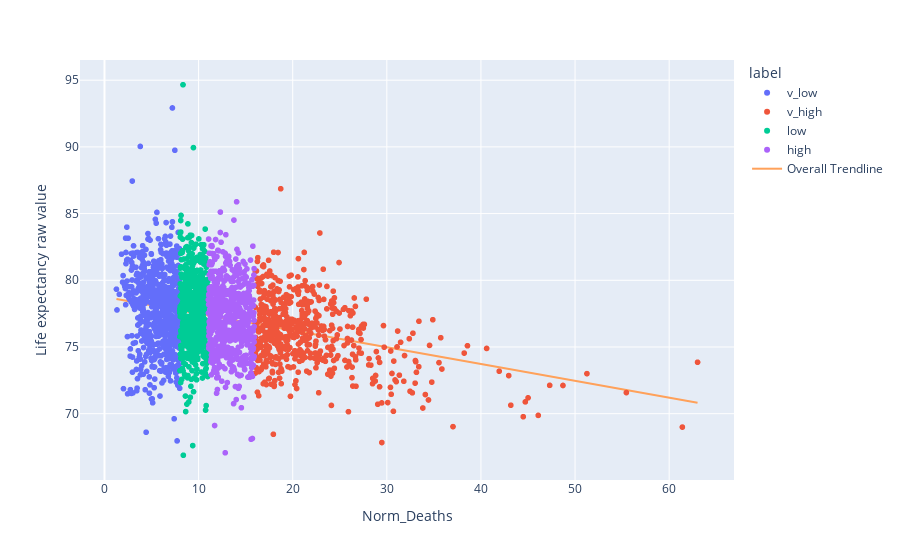

The notebook cell saved with this chart:
### Code cell
px.scatter(super_df, x="Norm_Deaths", y='Life expectancy raw value', trendline="ols",color='label',trendline_scope="overall")

### Figure 1 — Plotly figure (JSON) as saved in the notebook; plotly's stock layout.template omitted (floating-point values rounded to 4 significant figures; data arrays with more than 128 entries replaced by an {"elided": "..."} marker saying what was removed)
{"data": [{"hovertemplate": "label=v_low<br>Norm_Deaths=%{x}<br>Life expectancy raw value=%{y}<extra></extra>", "legendgroup": "v_low", "marker": {"color": "#636efa", "symbol": "circle"}, "mode": "markers", "name": "v_low", "showlegend": true, "type": "scattergl", "x": {"elided": "735 float values"}, "xaxis": "x", "y": {"elided": "735 float values"}, "yaxis": "y"}, {"hovertemplate": "label=v_high<br>Norm_Deaths=%{x}<br>Life expectancy raw value=%{y}<extra></extra>", "legendgroup": "v_high", "marker": {"color": "#EF553B", "symbol": "circle"}, "mode": "markers", "name": "v_high", "showlegend": true, "type": "scattergl", "x": {"elided": "572 float values"}, "xaxis": "x", "y": {"elided": "572 float values"}, "yaxis": "y"}, {"hovertemplate": "label=low<br>Norm_Deaths=%{x}<br>Life expectancy raw value=%{y}<extra></extra>", "legendgroup": "low", "marker": {"color": "#00cc96", "symbol": "circle"}, "mode": "markers", "name": "low", "showlegend": true, "type": "scattergl", "x": {"elided": "557 float values"}, "xaxis": "x", "y": {"elided": "557 float values"}, "yaxis": "y"}, {"hovertemplate": "label=high<br>Norm_Deaths=%{x}<br>Life expectancy raw value=%{y}<extra></extra>", "legendgroup": "high", "marker": {"color": "#ab63fa", "symbol": "circle"}, "mode": "markers", "name": "high", "showlegend": true, "type": "scattergl", "x": {"elided": "663 float values"}, "xaxis": "x", "y": {"elided": "663 float values"}, "yaxis": "y"}, {"hovertemplate": "<b>OLS trendline</b><br>Life expectancy raw value = -0.125845 * Norm_Deaths + 78.754<br>R<sup>2</sup>=0.090983<br><br>Norm_Deaths=%{x}<br>Life expectancy raw value=%{y} <b>(trend)</b><extra></extra>", "legendgroup": "Overall Trendline", "line": {"color": "#FFA15A"}, "mode": "lines", "name": "Overall Trendline", "showlegend": true, "type": "scatter", "x": {"elided": "2527 float values"}, "xaxis": "x", "y": {"elided": "2527 float values"}, "yaxis": "y"}], "layout": {"legend": {"title": {"text": "label"}, "tracegroupgap": 0}, "margin": {"t": 60}, "xaxis": {"anchor": "y", "domain": [0, 1], "title": {"text": "Norm_Deaths"}}, "yaxis": {"anchor": "x", "domain": [0, 1], "title": {"text": "Life expectancy raw value"}}}}
